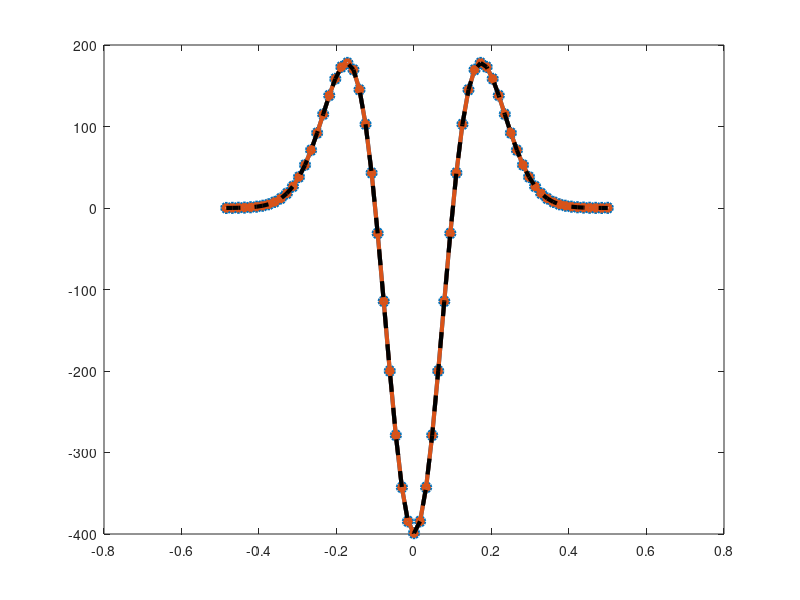

This chart was generated by the following MATLAB code:
a = -0.5;
b = 0.5;
N = 64;
L = b-a;
h = L/N;
x = a+h*(1:N)';

sig = 0.1;
f = @(x) (1/sig/sqrt(2*pi))*exp(-0.5*(x./sig).^2);
d2_f = @(x) (1/(sig^5*sqrt(2*pi)))*(x.^2-sig^2).*exp(-0.5*(x./sig).^2);


%%%%%%%%%%%
kk = [0:N/2-1 0 -N/2+1:-1]';
kk2 = [0:N/2 -N/2+1:-1]';
ik = ((2*pi)/L)*1i*kk;
ik2 = ((2*pi)/L)*1i*kk2;
%%%%%%%%%%%

d_xx_fft_1 = ifft(ik.^2.*fft(f(x)));
d_xx_fft_2 = ifft(ik2.^2.*fft(f(x)));
d_xx_exact = d2_f(x);           
plot(x,d_xx_fft_1,'-o','linewidth',3)
hold all
plot(x,d_xx_fft_2,'-p','linewidth',3)

hold all

plot(x,d_xx_exact,'--k','linewidth',3)